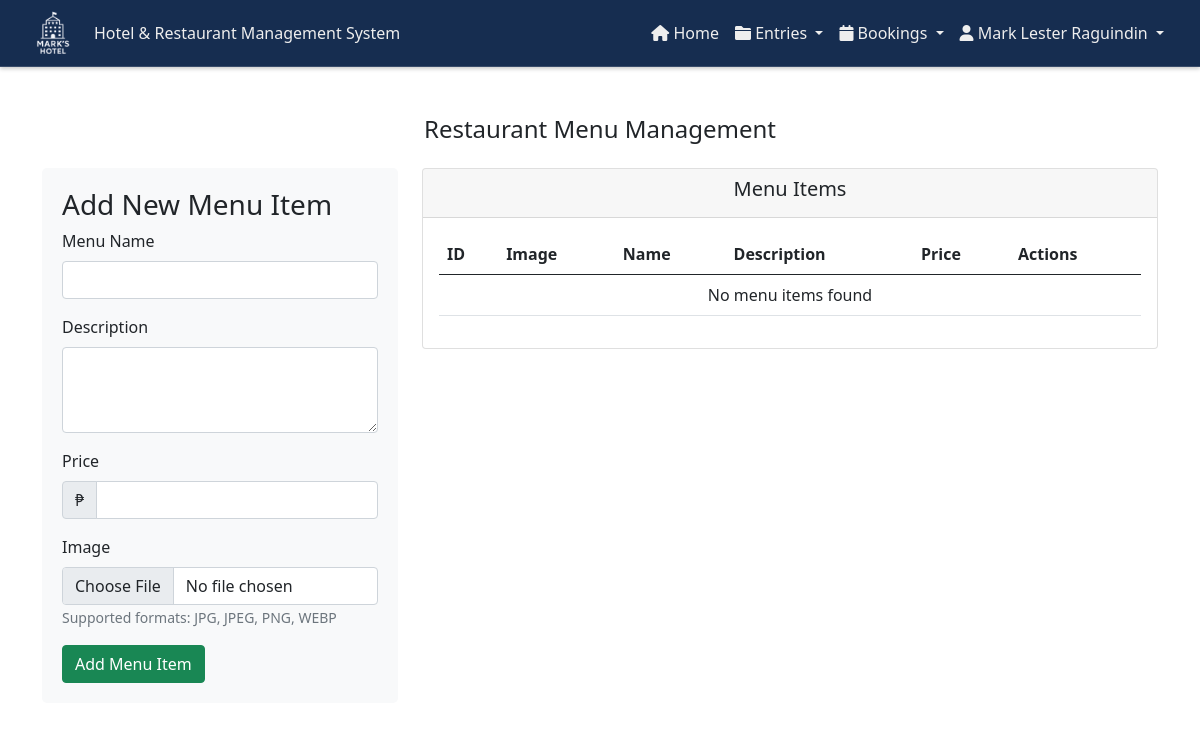
Before: /admin/restaurantMenu.php (signed in) with the older database file.
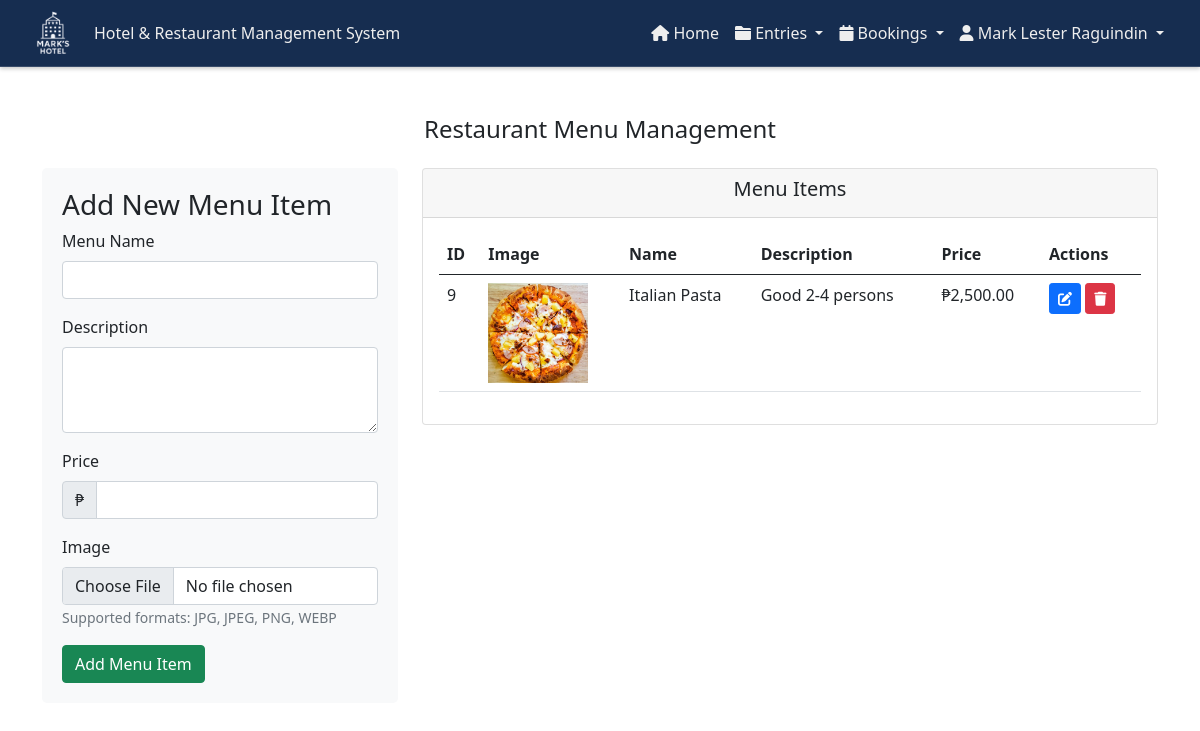
After: the same page with the newer database file.
### tables this page shows
CREATE TABLE `restaurant_menu` (
  `menu_id` int(11) NOT NULL,
  `menu_name` varchar(255) NOT NULL,
  `menu_description` varchar(500) NOT NULL,
  `image` varchar(500) NOT NULL,
  `price` int(255) NOT NULL
);

### admin/restaurantMenu.php (the view, shortened to what the changed rows need)
<?php
include '../components/config.php';
$query = "SELECT * FROM restaurant_menu ORDER BY menu_id DESC";
$menu_items = mysqli_query($con, $query);
?>
<!DOCTYPE html>
<html lang="en">
<head>
    <link href="https://cdn.jsdelivr.net/npm/bootstrap@5.0.2/dist/css/bootstrap.min.css" rel="stylesheet">
    <link rel="stylesheet" href="https://cdnjs.cloudflare.com/ajax/libs/font-awesome/6.0.0-beta3/css/all.min.css" />
    <link rel="stylesheet" href="../css/customAdminHeader.css">
</head>
<body>
    <div class="container mt-4">
        <div class="row">
            <div class="col-md-8">
                <div class="card">
                    <div class="card-body">
                        <div class="table-responsive">
                            <table class="table table-hover">
                                <thead>
                                    <tr>
                                        <th>ID</th>
                                        <th>Image</th>
                                        <th>Name</th>
                                        <th>Description</th>
                                        <th>Price</th>
                                        <th>Actions</th>
                                    </tr>
                                </thead>
                                <tbody>
                                    <?php if(mysqli_num_rows($menu_items) > 0): ?>
                                        <?php while($item = mysqli_fetch_assoc($menu_items)): ?>
                                            <tr>
                                                <td><?php echo $item['menu_id']; ?></td>
                                                <td>
                                                    <?php if($item['image']): ?>
                                                        <img src="../uploads/<?php echo $item['image']; ?>" class="menu-img" alt="<?php echo $item['menu_name']; ?>">
                                                    <?php else: ?>
                                                        <span class="text-muted">No image</span>
                                                    <?php endif; ?>
                                                </td>
                                                <td><?php echo $item['menu_name']; ?></td>
                                                <td><?php echo substr($item['menu_description'], 0, 50) . (strlen($item['menu_description']) > 50 ? '...' : ''); ?></td>
                                                <td>₱<?php echo number_format($item['price'], 2); ?></td>
                                                <td>
                                                    <a href="<?php echo $_SERVER['PHP_SELF'] . '?edit=' . $item['menu_id']; ?>" class="btn btn-sm btn-primary">
                                                        <i class="fas fa-edit"></i>
                                                    </a>
                                                    <button type="button" class="btn btn-sm btn-danger" data-bs-toggle="modal" data-bs-target="#deleteModal<?php echo $item['menu_id']; ?>">
                                                        <i class="fas fa-trash"></i>
                                                    </button>
                                                </td>
                                            </tr>
                                        <?php endwhile; ?>
                                    <?php else: ?>
                                        <tr>
                                            <td colspan="6" class="text-center">No menu items found</td>
                                        </tr>
                                    <?php endif; ?>
                                </tbody>
                            </table>
                        </div>
                    </div>
                </div>
            </div>
        </div>
    </div>
</body>
</html>

Changed rows visible on the page:
added restaurant_menu: menu_id "9", image (picture), menu_name "Italian Pasta", menu_description "Good 2-4 persons", price "2,500.00"
Other visible differences:
text no longer shown: "No menu items found"
